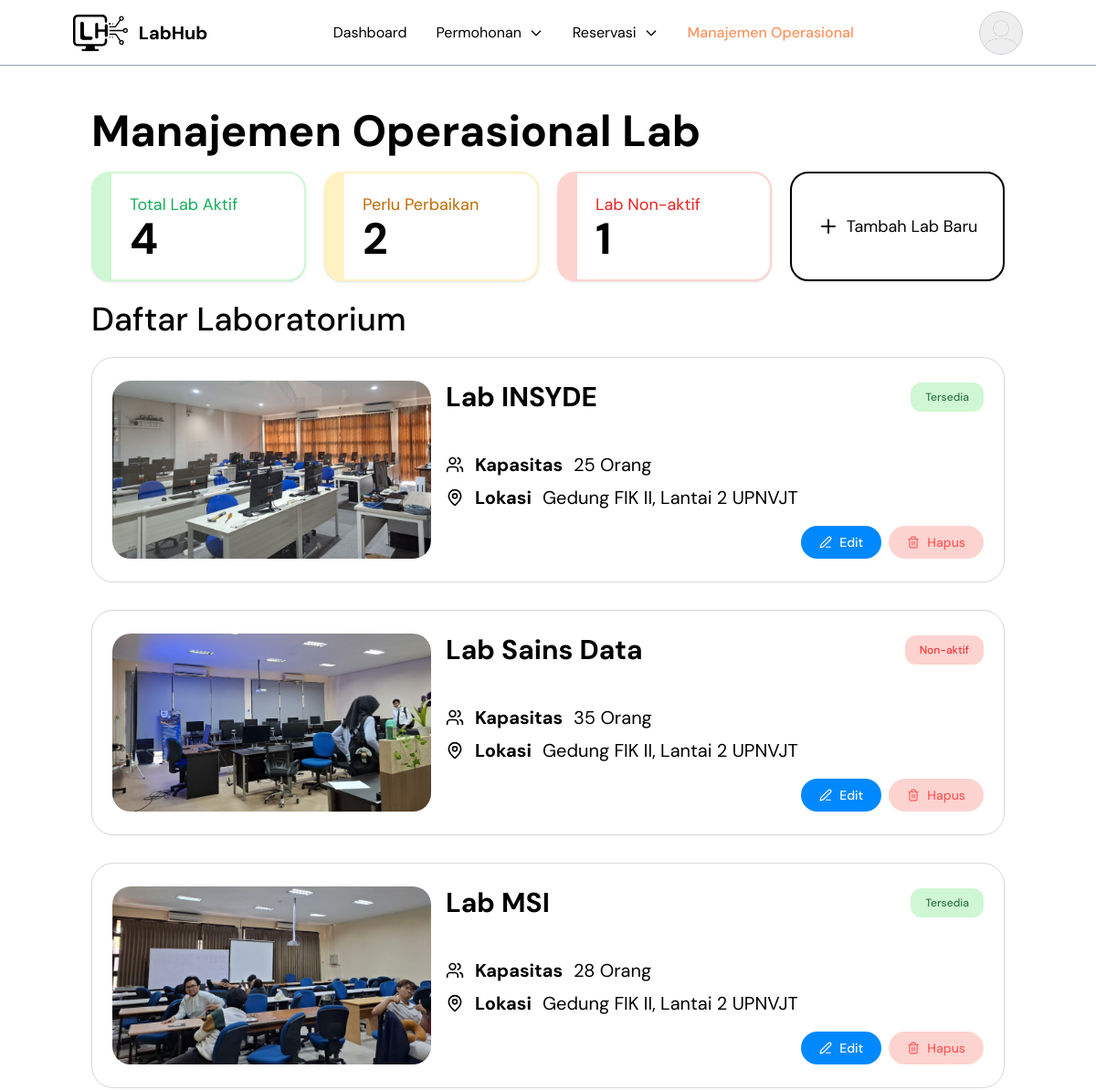
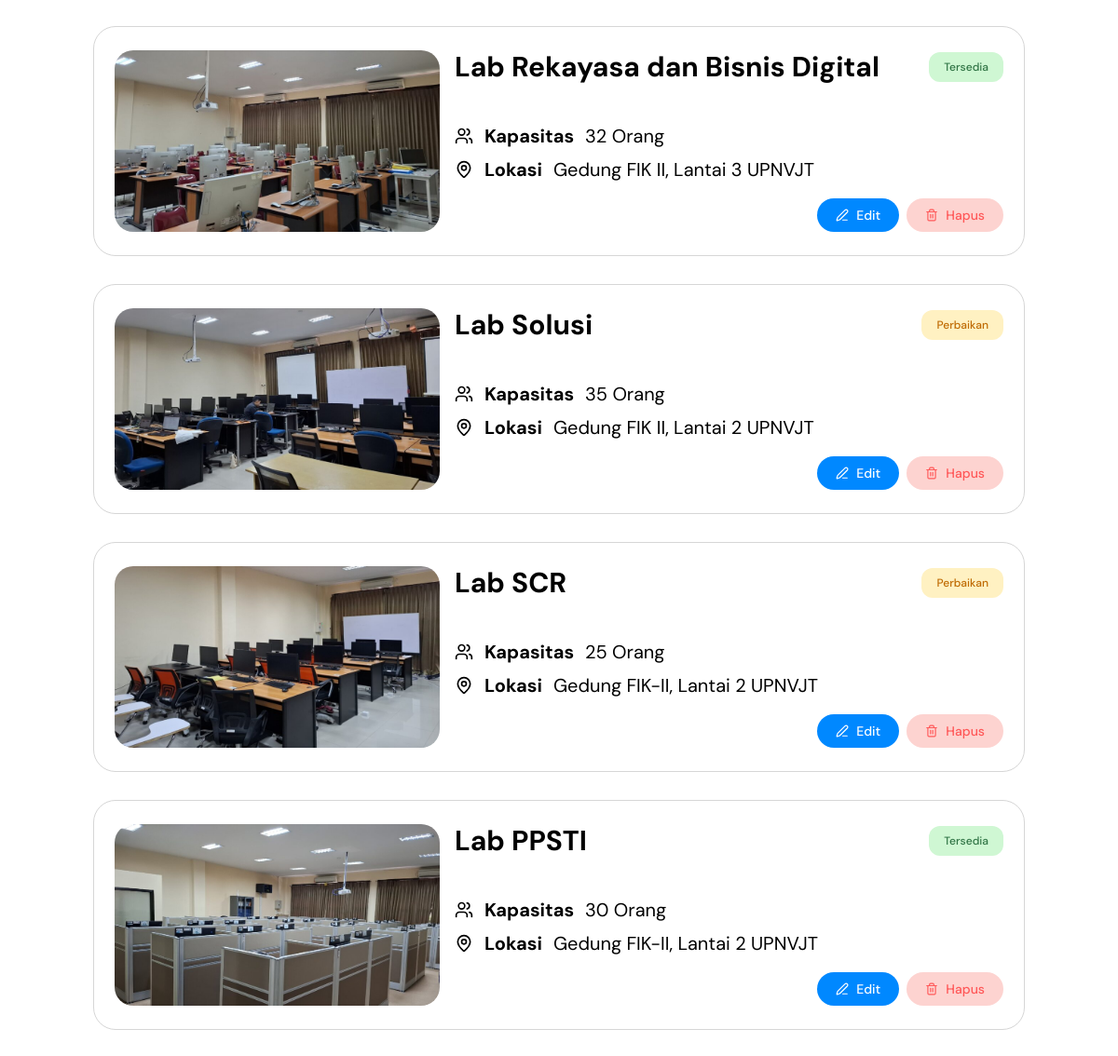
/admin/index.php?page=manajemen_operasional (signed in), run on the app's committed database (2 pictures, top to bottom).
### tables this page shows
CREATE TABLE `labs` (
  `id` int NOT NULL,
  `nama_lab` varchar(100) NOT NULL,
  `kode_lab` varchar(10) NOT NULL,
  `kategori` varchar(100) DEFAULT NULL,
  `lokasi` varchar(100) DEFAULT NULL,
  `luas` int DEFAULT NULL,
  `kapasitas` int DEFAULT '0',
  `fasilitas` text,
  `deskripsi` text,
  `gambar` varchar(255) DEFAULT NULL,
  `jam_buka` time NOT NULL,
  `jam_tutup` time NOT NULL,
  `status` enum('Tersedia','Perbaikan','Non-aktif') DEFAULT 'Tersedia',
  `created_at` timestamp NULL DEFAULT CURRENT_TIMESTAMP,
  `slug` varchar(255) DEFAULT NULL
);

### components/card_manajemen.php (the view)
<div class="
    border
    border-[#D6D6D6]
    rounded-3xl
    py-6.25
    px-5.5
    flex
    flex-col
    md:flex-row
    gap-4
">
    <img src="../<?= htmlspecialchars($lab['gambar']) ?>" alt="<?= htmlspecialchars($lab['nama_lab']) ?>" class="
            w-full
            md:w-60
            lg:w-87.25
            h-30
            md:h-48.75
            object-cover
            rounded-[20px]
            shrink-0
        ">
    <div class="
        flex-1
        flex
        flex-col
        gap-3
    ">
        <div class="
            flex
            flex-col
            sm:flex-row
            justify-between
            items-center
            gap-2
        ">
            <h2 class="
                text-xl
                md:text-2xl
                lg:text-3xl
                font-bold
                wrap-break-word
            ">
                <?= htmlspecialchars($lab['nama_lab']) ?>
            </h2>
            <?php
            $statusClass = [
                'Tersedia' =>
                    'bg-[#CFF7D3] text-[#307445]',
                'Perbaikan' =>
                    'bg-[#FFF1C2] text-[#BF6A02]',
                'Non-aktif' =>
                    'bg-[#FDD3D0] text-[#EE3835]'
            ];
            ?>
            <span class="
                px-4
                py-2
                rounded-xl
                text-xs
                font-medium
                w-fit
                text-center
                <?= $statusClass[$lab['status']] ?>
            ">
                <?= htmlspecialchars($lab['status']) ?>
            </span>
        </div>
        <div class="
            flex
            flex-col
            gap-2
            text-sm
            mt-5
            lg:mt-7.5
        ">
            <div class="
                flex
                items-center
                gap-3
            ">
                <i data-lucide="users" class="lg:w-5 lg:h-5 w-4 h-4"></i>
                <span class="font-bold text-base lg:text-xl ">
                    Kapasitas
                </span>
                <span class="text-xs md:text-base lg:text-xl">
                    <?= $lab['kapasitas'] ?>
                    Orang
                </span>
            </div>
            <div class="
                flex
                items-center
                gap-3
            ">
                <i data-lucide="map-pin" class="lg:w-5 lg:h-5 w-4 h-4"></i>
                <span class="font-bold text-base lg:text-xl">
                    Lokasi
                </span>
                <span class="text-xs md:text-base lg:text-xl">
                    <?= htmlspecialchars($lab['lokasi']) ?>
                </span>
            </div>
        </div>
        <div class="
            flex
            flex-col
            sm:flex-row
            justify-end
            gap-2
            mt-auto
        ">
            <button type="button" data-modal-edit data-id="<?= $lab['id'] ?>"
                data-nama="<?= htmlspecialchars($lab['nama_lab']) ?>" data-kapasitas="<?= $lab['kapasitas'] ?>"
                data-kategori="<?= $lab['kategori'] ?>" data-luas="<?= $lab['luas'] ?>"
                data-lokasi="<?= htmlspecialchars($lab['lokasi']) ?>" data-status="<?= $lab['status'] ?>"
                data-fasilitas="<?= htmlspecialchars($lab['fasilitas']) ?>"
                data-deskripsi="<?= htmlspecialchars($lab['deskripsi']) ?>" data-jam-buka="<?= $lab['jam_buka'] ?>"
                data-jam-tutup="<?= $lab['jam_tutup'] ?>" data-gambar="../<?= htmlspecialchars($lab['gambar']) ?>"
                class="
                    bg-[#0088FF]
                    text-white
                    px-5
                    py-2
                    rounded-full
                    text-sm
                    font-medium
                    cursor-pointer
                    flex
                    items-center
                    gap-2
                    hover:opacity-70
                ">
                <i data-lucide="pen-line" class="w-3.5 h-3.5"></i>
                <p>Edit</p>
            </button>
            <button type="button" data-modal-delete data-id="<?= $lab['id'] ?>"
                data-nama="<?= htmlspecialchars($lab['nama_lab']) ?>" class="
                    bg-[#FDD3D0]
                    text-[#FF5858]
                    px-5
                    py-2
                    rounded-full
                    text-sm
                    font-medium
                    cursor-pointer
                    flex
                    items-center
                    gap-2
                    hover:opacity-70
                ">
                <i data-lucide="trash-2" class="w-3.5 h-3.5"></i>
                <p>Hapus</p>
            </button>
        </div>
    </div>
</div>

### admin/pages/manajemen_operasional.php (shortened to what this page needs)
<?php
include __DIR__ . '/../../config/config.php';
$qTersedia =
    mysqli_query(
        $conn,
        "SELECT COUNT(*) total
        FROM labs
        WHERE status = 'Tersedia'"
    );
$tersedia =
    mysqli_fetch_assoc(
        $qTersedia
    )['total'];
$qPerbaikan =
    mysqli_query(
        $conn,
        "SELECT COUNT(*) total
        FROM labs
        WHERE status = 'Perbaikan'"
    );
$perbaikan =
    mysqli_fetch_assoc(
        $qPerbaikan
    )['total'];
$qNonAktif =
    mysqli_query(
        $conn,
        "SELECT COUNT(*) total
        FROM labs
        WHERE status = 'Non-aktif'"
    );
$nonAktif =
    mysqli_fetch_assoc(
        $qNonAktif
    )['total'];
$stats = [
    [
        'title' => 'Total Lab Aktif',
        'value' => $tersedia,
        'text' => 'text-[#14AE5C]',
        'border' => 'border-[#CFF7D3]',
        'background' => 'bg-[#CFF7D3]'
    ],
    [
        'title' => 'Perlu Perbaikan',
        'value' => $perbaikan,
        'text' => 'text-[#BF6A02]',
        'border' => 'border-[#FFF1C2]',
        'background' => 'bg-[#FFF1C2]'
    ],
    [
        'title' => 'Lab Non-aktif',
        'value' => $nonAktif,
        'text' => 'text-[#EC221F]',
        'border' => 'border-[#FDD3D0]',
        'background' => 'bg-[#FDD3D0]'
    ]
];
$stmtLabs =
    mysqli_prepare(
        $conn,
        "SELECT *
        FROM labs
        ORDER BY id DESC"
    );
mysqli_stmt_execute(
    $stmtLabs
);
$resultLabs =
    mysqli_stmt_get_result(
        $stmtLabs
    );
?>
<section class="mt-20 px-5 sm:px-15 lg:px-25 min-h-screen py-10">
    <div class="
        flex
        flex-col
        gap-2
        mb-5
    ">
        <h1 class="text-4xl md:text-5xl xl:text-6xl font-bold">
            Manajemen Operasional Lab
        </h1>
    </div>
    <div class="
    grid
    md:grid-cols-4
    gap-5
    xl:gap-17.5
    mb-5
">
        <?php foreach (
            $stats
            as $stat
        ):
            include __DIR__ .
                '/../../components/card_statistik.php';
        endforeach; ?>
        <button id="btnTambahLab" class="text-center text-sm  bg-white rounded-[20px] border-2 shadow p-5 border-black flex justify-center
        lg:text-lg gap-2 items-center cursor-pointer hover:bg-gray-100">
            <i data-lucide="plus" class=""></i>
            <p>Tambah Lab Baru</p>
        </button>
    </div>
    <h2 class="font-medium text-2xl sm:text-3xl lg:text-[36px] mb-5">Daftar Laboratorium</h2>
    <div class="
    flex
    flex-col
    gap-5
    md:gap-7.5
">
        <?php if (
            mysqli_num_rows(
                $resultLabs
            ) > 0
        ): ?>
            <?php while (
                $lab =
                mysqli_fetch_assoc(
                    $resultLabs
                )
            ): ?>
                <?php
                include __DIR__ .
                    '/../../components/card_manajemen.php';
                ?>
            <?php endwhile; ?>
        <?php endif; ?>
    </div>
</section>

### data on the page
labs: gambar (picture), nama_lab "Lab INSYDE", status "Tersedia", kapasitas "25", lokasi "Gedung FIK II, Lantai 2 UPNVJT"
labs: gambar (picture), nama_lab "Lab Sains Data", status "Non-aktif", kapasitas "35", lokasi "Gedung FIK II, Lantai 2 UPNVJT"
labs: gambar (picture), nama_lab "Lab MSI", status "Tersedia", kapasitas "28", lokasi "Gedung FIK II, Lantai 2 UPNVJT"
labs: gambar (picture), nama_lab "Lab Rekayasa dan Bisnis Digital", status "Tersedia", kapasitas "32", lokasi "Gedung FIK II, Lantai 3 UPNVJT"
labs: gambar (picture), nama_lab "Lab Solusi", status "Perbaikan", kapasitas "35", lokasi "Gedung FIK II, Lantai 2 UPNVJT"
labs: gambar (picture), nama_lab "Lab SCR", status "Perbaikan", kapasitas "25", lokasi "Gedung FIK-II, Lantai 2 UPNVJT"
labs: gambar (picture), nama_lab "Lab PPSTI", status "Tersedia", kapasitas "30", lokasi "Gedung FIK-II, Lantai 2 UPNVJT"

### other printed values
$title "Total Lab Aktif"
$value "4"
$title "Perlu Perbaikan"
$value "2"
$title "Lab Non-aktif"
$value "1"
